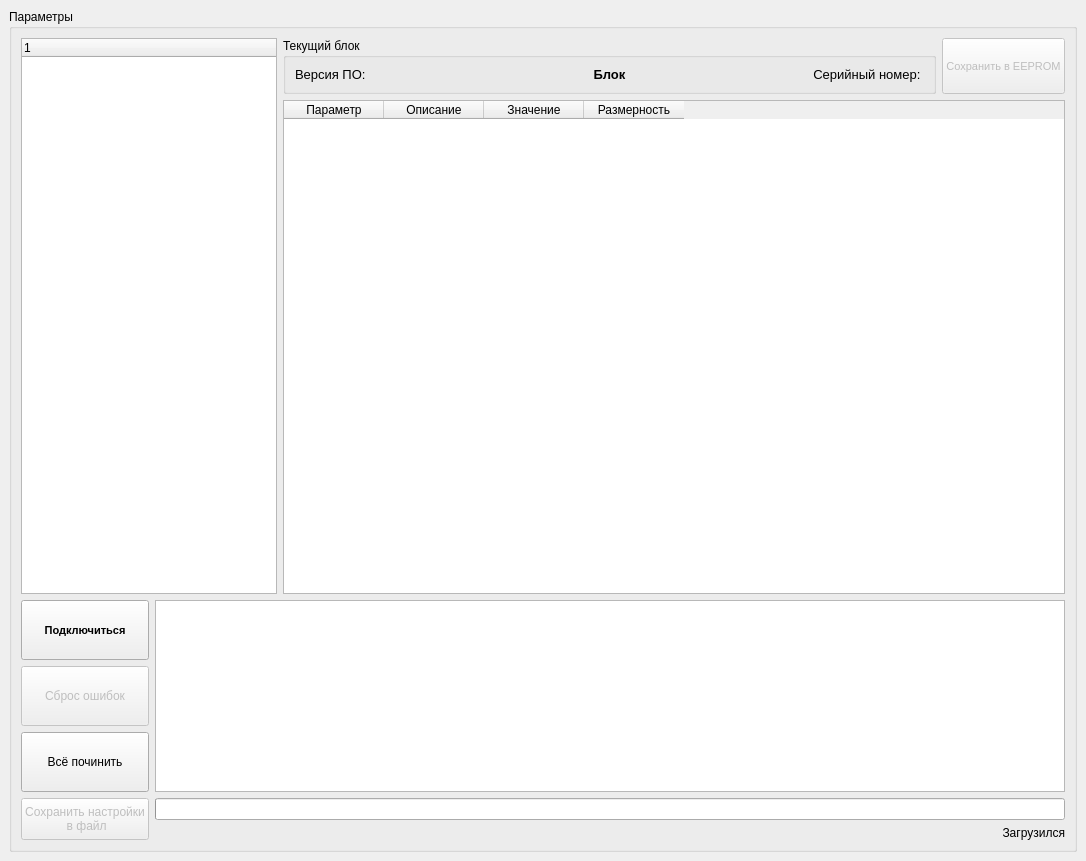
<?xml version="1.0" encoding="UTF-8"?>
<ui version="4.0">
 <class>MainWindow</class>
 <widget class="QMainWindow" name="MainWindow">
  <property name="geometry">
   <rect>
    <x>0</x>
    <y>0</y>
    <width>1086</width>
    <height>861</height>
   </rect>
  </property>
  <property name="sizePolicy">
   <sizepolicy hsizetype="Preferred" vsizetype="Preferred">
    <horstretch>2</horstretch>
    <verstretch>0</verstretch>
   </sizepolicy>
  </property>
  <property name="windowTitle">
   <string>Теневая для диностенда</string>
  </property>
  <property name="documentMode">
   <bool>false</bool>
  </property>
  <property name="dockOptions">
   <set>QMainWindow::AnimatedDocks</set>
  </property>
  <widget class="QWidget" name="centralwidget">
   <layout class="QHBoxLayout" name="horizontalLayout">
    <item>
     <widget class="QGroupBox" name="groupBox_3">
      <property name="sizePolicy">
       <sizepolicy hsizetype="MinimumExpanding" vsizetype="Preferred">
        <horstretch>0</horstretch>
        <verstretch>0</verstretch>
       </sizepolicy>
      </property>
      <property name="title">
       <string>Параметры</string>
      </property>
      <layout class="QGridLayout" name="gridLayout" columnstretch="0,0,3,0">
       <item row="0" column="2">
        <widget class="QGroupBox" name="groupBox">
         <property name="sizePolicy">
          <sizepolicy hsizetype="Minimum" vsizetype="Fixed">
           <horstretch>0</horstretch>
           <verstretch>0</verstretch>
          </sizepolicy>
         </property>
         <property name="title">
          <string>Текущий блок</string>
         </property>
         <layout class="QHBoxLayout" name="horizontalLayout_2">
          <property name="sizeConstraint">
           <enum>QLayout::SetMaximumSize</enum>
          </property>
          <item>
           <widget class="QLabel" name="node_fm_lab">
            <property name="sizePolicy">
             <sizepolicy hsizetype="Minimum" vsizetype="Expanding">
              <horstretch>0</horstretch>
              <verstretch>0</verstretch>
             </sizepolicy>
            </property>
            <property name="font">
             <font>
              <pointsize>10</pointsize>
             </font>
            </property>
            <property name="text">
             <string>Версия ПО: </string>
            </property>
           </widget>
          </item>
          <item>
           <widget class="QLabel" name="node_name_lab">
            <property name="sizePolicy">
             <sizepolicy hsizetype="Minimum" vsizetype="Expanding">
              <horstretch>0</horstretch>
              <verstretch>0</verstretch>
             </sizepolicy>
            </property>
            <property name="font">
             <font>
              <pointsize>10</pointsize>
              <weight>75</weight>
              <bold>true</bold>
             </font>
            </property>
            <property name="text">
             <string>Блок</string>
            </property>
            <property name="alignment">
             <set>Qt::AlignCenter</set>
            </property>
           </widget>
          </item>
          <item>
           <widget class="QLabel" name="node_s_n_lab">
            <property name="sizePolicy">
             <sizepolicy hsizetype="Minimum" vsizetype="Expanding">
              <horstretch>0</horstretch>
              <verstretch>0</verstretch>
             </sizepolicy>
            </property>
            <property name="font">
             <font>
              <pointsize>10</pointsize>
             </font>
            </property>
            <property name="text">
             <string>Серийный номер: </string>
            </property>
            <property name="alignment">
             <set>Qt::AlignRight|Qt::AlignTrailing|Qt::AlignVCenter</set>
            </property>
           </widget>
          </item>
         </layout>
        </widget>
       </item>
       <item row="2" column="1" rowspan="3" colspan="3">
        <widget class="QTextBrowser" name="errors_browser">
         <property name="sizePolicy">
          <sizepolicy hsizetype="MinimumExpanding" vsizetype="Minimum">
           <horstretch>0</horstretch>
           <verstretch>0</verstretch>
          </sizepolicy>
         </property>
        </widget>
       </item>
       <item row="1" column="2" colspan="2">
        <widget class="QTableWidget" name="vmu_param_table">
         <property name="enabled">
          <bool>true</bool>
         </property>
         <property name="sizePolicy">
          <sizepolicy hsizetype="MinimumExpanding" vsizetype="Expanding">
           <horstretch>0</horstretch>
           <verstretch>0</verstretch>
          </sizepolicy>
         </property>
         <property name="sizeAdjustPolicy">
          <enum>QAbstractScrollArea::AdjustToContents</enum>
         </property>
         <column>
          <property name="text">
           <string>Параметр</string>
          </property>
         </column>
         <column>
          <property name="text">
           <string>Описание</string>
          </property>
         </column>
         <column>
          <property name="text">
           <string>Значение</string>
          </property>
         </column>
         <column>
          <property name="text">
           <string>Размерность</string>
          </property>
         </column>
        </widget>
       </item>
       <item row="2" column="0">
        <widget class="QPushButton" name="connect_btn">
         <property name="sizePolicy">
          <sizepolicy hsizetype="Minimum" vsizetype="Preferred">
           <horstretch>0</horstretch>
           <verstretch>0</verstretch>
          </sizepolicy>
         </property>
         <property name="minimumSize">
          <size>
           <width>0</width>
           <height>0</height>
          </size>
         </property>
         <property name="baseSize">
          <size>
           <width>0</width>
           <height>0</height>
          </size>
         </property>
         <property name="font">
          <font>
           <pointsize>8</pointsize>
           <weight>75</weight>
           <bold>true</bold>
          </font>
         </property>
         <property name="text">
          <string>Подключиться</string>
         </property>
        </widget>
       </item>
       <item row="3" column="0">
        <widget class="QPushButton" name="reset_faults">
         <property name="enabled">
          <bool>false</bool>
         </property>
         <property name="sizePolicy">
          <sizepolicy hsizetype="Minimum" vsizetype="Preferred">
           <horstretch>0</horstretch>
           <verstretch>0</verstretch>
          </sizepolicy>
         </property>
         <property name="text">
          <string>Сброс ошибок</string>
         </property>
        </widget>
       </item>
       <item row="0" column="0" rowspan="2" colspan="2">
        <widget class="QTreeWidget" name="nodes_tree">
         <property name="sizePolicy">
          <sizepolicy hsizetype="Maximum" vsizetype="Minimum">
           <horstretch>0</horstretch>
           <verstretch>0</verstretch>
          </sizepolicy>
         </property>
         <column>
          <property name="text">
           <string notr="true">1</string>
          </property>
         </column>
        </widget>
       </item>
       <item row="4" column="0">
        <widget class="QPushButton" name="pushButton">
         <property name="sizePolicy">
          <sizepolicy hsizetype="Minimum" vsizetype="Preferred">
           <horstretch>0</horstretch>
           <verstretch>0</verstretch>
          </sizepolicy>
         </property>
         <property name="text">
          <string>Всё починить</string>
         </property>
        </widget>
       </item>
       <item row="0" column="3">
        <widget class="QPushButton" name="save_eeprom_btn">
         <property name="enabled">
          <bool>false</bool>
         </property>
         <property name="sizePolicy">
          <sizepolicy hsizetype="Maximum" vsizetype="Preferred">
           <horstretch>0</horstretch>
           <verstretch>0</verstretch>
          </sizepolicy>
         </property>
         <property name="font">
          <font>
           <pointsize>8</pointsize>
          </font>
         </property>
         <property name="layoutDirection">
          <enum>Qt::RightToLeft</enum>
         </property>
         <property name="text">
          <string>Сохранить в EEPROM</string>
         </property>
        </widget>
       </item>
       <item row="5" column="0" rowspan="2">
        <widget class="QPushButton" name="save_to_file_btn">
         <property name="enabled">
          <bool>false</bool>
         </property>
         <property name="sizePolicy">
          <sizepolicy hsizetype="Maximum" vsizetype="Minimum">
           <horstretch>0</horstretch>
           <verstretch>0</verstretch>
          </sizepolicy>
         </property>
         <property name="text">
          <string>Сохранить настройки 
 в файл</string>
         </property>
        </widget>
       </item>
       <item row="5" column="1" colspan="3">
        <widget class="QProgressBar" name="node_nsme_pbar">
         <property name="value">
          <number>0</number>
         </property>
         <property name="textVisible">
          <bool>false</bool>
         </property>
         <property name="invertedAppearance">
          <bool>false</bool>
         </property>
        </widget>
       </item>
       <item row="6" column="1" colspan="3">
        <widget class="QLabel" name="log_lbl">
         <property name="sizePolicy">
          <sizepolicy hsizetype="Preferred" vsizetype="Preferred">
           <horstretch>0</horstretch>
           <verstretch>0</verstretch>
          </sizepolicy>
         </property>
         <property name="font">
          <font>
           <pointsize>9</pointsize>
          </font>
         </property>
         <property name="layoutDirection">
          <enum>Qt::LeftToRight</enum>
         </property>
         <property name="frameShape">
          <enum>QFrame::NoFrame</enum>
         </property>
         <property name="text">
          <string>Загрузился</string>
         </property>
         <property name="alignment">
          <set>Qt::AlignRight|Qt::AlignTrailing|Qt::AlignVCenter</set>
         </property>
        </widget>
       </item>
      </layout>
     </widget>
    </item>
   </layout>
  </widget>
 </widget>
 <resources/>
 <connections/>
</ui>
